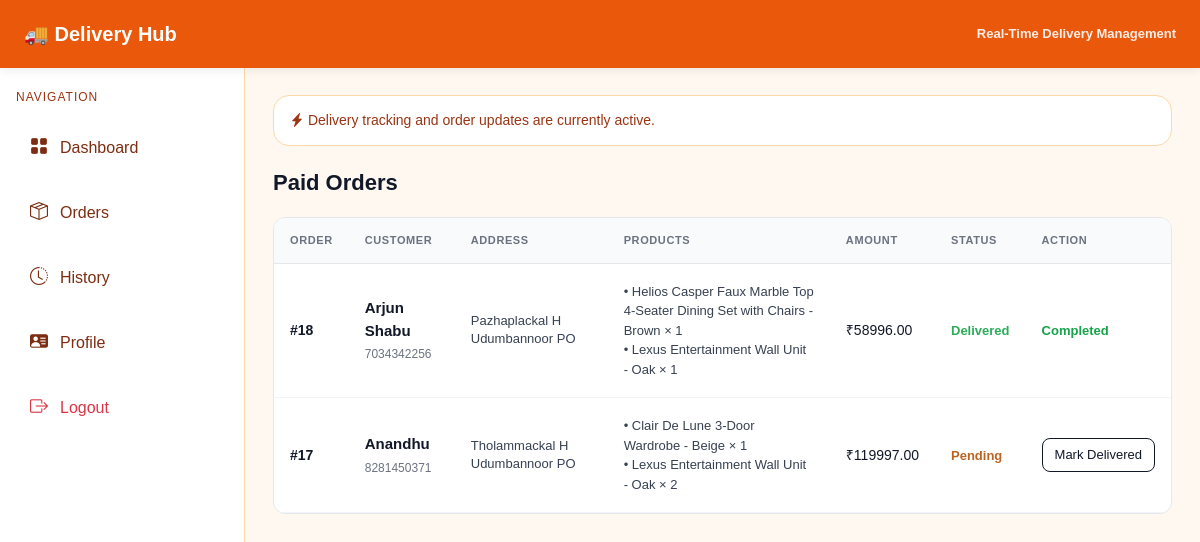
/delivery/delivery-orders/ (signed in), run on an earlier commit of the app's database.
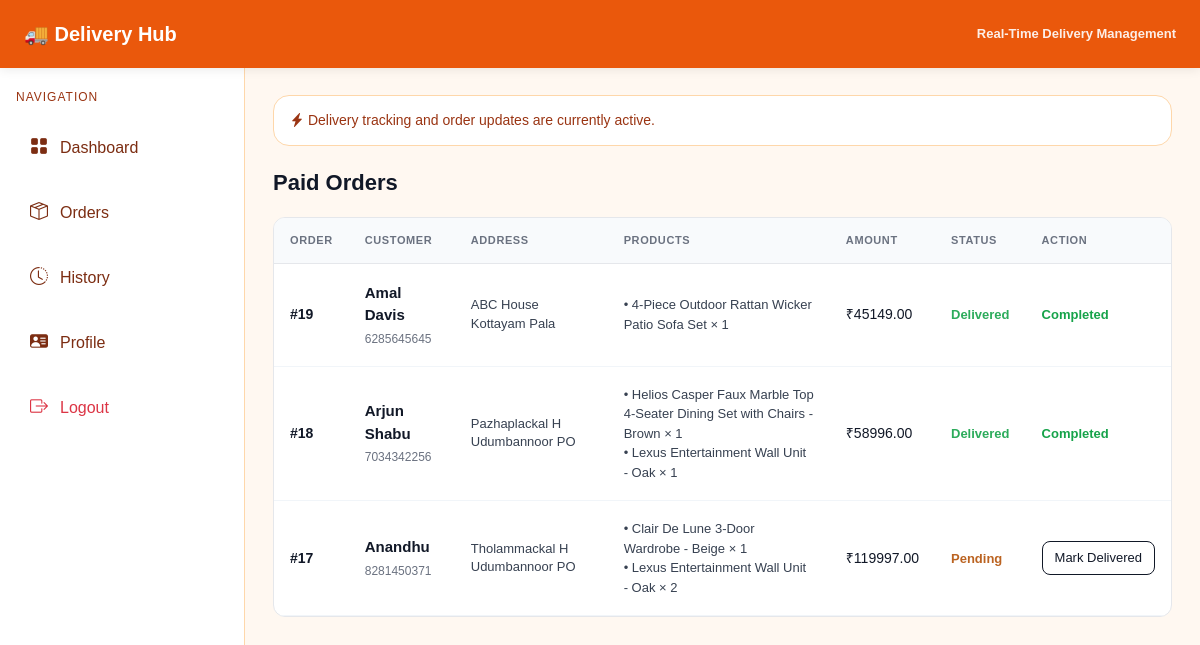
And on a later commit of the database.
### customerApp/models.py (models this page shows)
class Order(models.Model):
    order_id = models.AutoField(primary_key=True)
    customer = models.ForeignKey('guestApp.Customer', on_delete=models.CASCADE)
    total_amount = models.DecimalField(max_digits=10, decimal_places=2)
    order_date = models.DateTimeField(auto_now_add=True)
    status = models.CharField(max_length=50, default="Pending")

class OrderItem(models.Model):
    order_item_id = models.AutoField(primary_key=True)  # explicit id
    order = models.ForeignKey(Order, on_delete=models.CASCADE)
    product = models.ForeignKey('adminApp.Product', on_delete=models.CASCADE)
    quantity = models.IntegerField()
    price = models.DecimalField(max_digits=10, decimal_places=2)

### guestApp/models.py (models this page shows)
class Customer(models.Model):
    loginId = models.ForeignKey('LoginDetails', on_delete=models.CASCADE)
    name = models.CharField(max_length=200)
    phone = models.CharField(max_length=15)
    email = models.EmailField()
    district = models.ForeignKey('adminApp.District',on_delete=models.CASCADE,null=True,blank=True)
    address = models.TextField(max_length=500, null=True, blank=True)
    location = models.TextField(max_length=500, null=True, blank=True)
    pincode = models.CharField(max_length=10, null=True, blank=True)
    username = models.CharField(max_length=100, unique=True)
    password = models.CharField(max_length=100)

### adminApp/models.py (models this page shows)
class Product(models.Model):
    ProductId = models.AutoField(primary_key=True)
    ProductName = models.CharField(max_length=200)
    ProductDescription = models.TextField()
    ProductImage = models.ImageField(upload_to='products/', null=True, blank=True)
    ProductPrice = models.DecimalField(max_digits=10, decimal_places=2)
    stock = models.IntegerField(default=0)
    category = models.ForeignKey(Category, on_delete=models.CASCADE, related_name='products')

### deliveryboyApp/views.py (the view)
def deliveryOrders(request):
    paid_orders = Order.objects.filter(payment__status="Paid").distinct().order_by('-order_id')
    return render(request, 'deliveryboy/orders.html', {
        'paid_orders': paid_orders
    })

### templates/deliveryboy/orders.html (shortened to what this page needs)
{% extends "deliveryboyHeaderFooter.html" %}
{% block content %}
<div class="title">Paid Orders</div>
<div class="box">
<table>
<tr>
    <th>Order</th>
    <th>Customer</th>
    <th>Address</th>
    <th>Products</th>
    <th>Amount</th>
    <th>Status</th>
    <th>Action</th>
</tr>
{% for o in paid_orders %}
<tr>
    <td class="id">
        #{{ o.order_id }}
    </td>
    <td>
        <div class="customer">{{ o.customer.name }}</div>
        <div class="small">{{ o.customer.phone }}</div>
    </td>
    <td class="address">
        {{ o.customer.address }}
    </td>
    <td class="products">
        {% for item in o.orderitem_set.all %}
            • {{ item.product.ProductName }} × {{ item.quantity }}<br>
        {% endfor %}
    </td>
    <td>
        ₹{{ o.total_amount }}
    </td>
    <td>
        {% if o.status == "Delivered" %}
            <span class="status delivered">Delivered</span>
        {% else %}
            <span class="status pending">{{ o.status }}</span>
        {% endif %}
    </td>
    <td>
        {% if o.status != "Delivered" %}
            <a href="{% url 'markdelivered' o.order_id %}" class="btnx">
                Mark Delivered
            </a>
        {% else %}
            <span class="done">Completed</span>
        {% endif %}
    </td>
</tr>
{% endfor %}
</table>
</div>
{% endblock %}

What changed in the data, as far as the page shows it:
added Order: order_id "19", customer.name "Amal Davis", customer.phone "6285645645", customer.address "ABC House Kottayam Pala", total_amount "45149.00", status "Delivered"
added OrderItem: product.ProductName "4-Piece Outdoor Rattan Wicker Patio Sofa Set", quantity "1", shown under "19"
